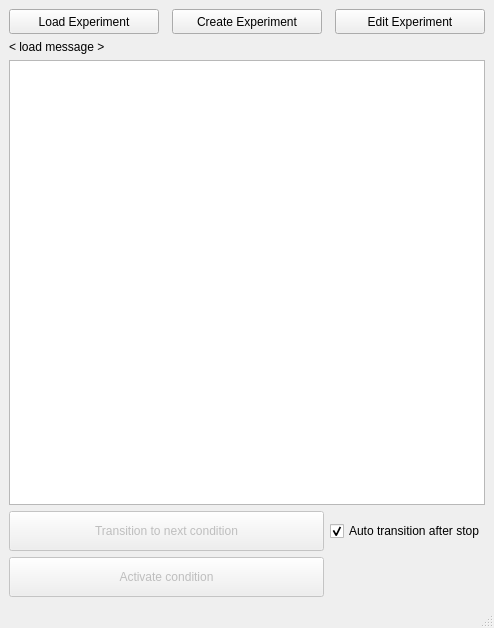
<?xml version="1.0" encoding="UTF-8"?>
<ui version="4.0">
 <class>MainWindow</class>
 <widget class="QMainWindow" name="MainWindow">
  <property name="geometry">
   <rect>
    <x>0</x>
    <y>0</y>
    <width>494</width>
    <height>628</height>
   </rect>
  </property>
  <property name="windowTitle">
   <string>MainWindow</string>
  </property>
  <widget class="QWidget" name="centralwidget">
   <layout class="QGridLayout" name="gridLayout_2">
    <item row="2" column="0">
     <widget class="QLabel" name="lbl_loaded_experiment">
      <property name="text">
       <string>&lt; load message &gt;</string>
      </property>
     </widget>
    </item>
    <item row="3" column="0" colspan="2">
     <widget class="QListWidget" name="condition_list"/>
    </item>
    <item row="5" column="0">
     <widget class="QPushButton" name="btn_activate_condition">
      <property name="enabled">
       <bool>false</bool>
      </property>
      <property name="minimumSize">
       <size>
        <width>0</width>
        <height>40</height>
       </size>
      </property>
      <property name="text">
       <string>Activate condition</string>
      </property>
     </widget>
    </item>
    <item row="1" column="0" colspan="2">
     <layout class="QHBoxLayout" name="horizontalLayout">
      <item>
       <widget class="QPushButton" name="btn_load_experiment">
        <property name="minimumSize">
         <size>
          <width>150</width>
          <height>25</height>
         </size>
        </property>
        <property name="text">
         <string>Load Experiment</string>
        </property>
       </widget>
      </item>
      <item>
       <spacer name="horizontalSpacer">
        <property name="orientation">
         <enum>Qt::Horizontal</enum>
        </property>
        <property name="sizeHint" stdset="0">
         <size>
          <width>40</width>
          <height>20</height>
         </size>
        </property>
       </spacer>
      </item>
      <item>
       <widget class="QPushButton" name="btn_create_experiment">
        <property name="minimumSize">
         <size>
          <width>150</width>
          <height>25</height>
         </size>
        </property>
        <property name="text">
         <string>Create Experiment</string>
        </property>
       </widget>
      </item>
      <item>
       <spacer name="horizontalSpacer_2">
        <property name="orientation">
         <enum>Qt::Horizontal</enum>
        </property>
        <property name="sizeHint" stdset="0">
         <size>
          <width>40</width>
          <height>20</height>
         </size>
        </property>
       </spacer>
      </item>
      <item>
       <widget class="QPushButton" name="btn_edit_experiment">
        <property name="minimumSize">
         <size>
          <width>150</width>
          <height>25</height>
         </size>
        </property>
        <property name="text">
         <string>Edit Experiment</string>
        </property>
       </widget>
      </item>
     </layout>
    </item>
    <item row="4" column="0">
     <widget class="QPushButton" name="btn_transition_to_next">
      <property name="enabled">
       <bool>false</bool>
      </property>
      <property name="minimumSize">
       <size>
        <width>0</width>
        <height>40</height>
       </size>
      </property>
      <property name="text">
       <string>Transition to next condition</string>
      </property>
     </widget>
    </item>
    <item row="4" column="1">
     <widget class="QCheckBox" name="autoTransitionCheckBox">
      <property name="sizePolicy">
       <sizepolicy hsizetype="Maximum" vsizetype="Fixed">
        <horstretch>0</horstretch>
        <verstretch>0</verstretch>
       </sizepolicy>
      </property>
      <property name="text">
       <string>Auto transition after stop</string>
      </property>
      <property name="checked">
       <bool>true</bool>
      </property>
     </widget>
    </item>
   </layout>
  </widget>
  <widget class="QMenuBar" name="menu_bar">
   <property name="geometry">
    <rect>
     <x>0</x>
     <y>0</y>
     <width>494</width>
     <height>21</height>
    </rect>
   </property>
  </widget>
  <widget class="QStatusBar" name="status_bar"/>
 </widget>
 <resources/>
 <connections/>
</ui>
